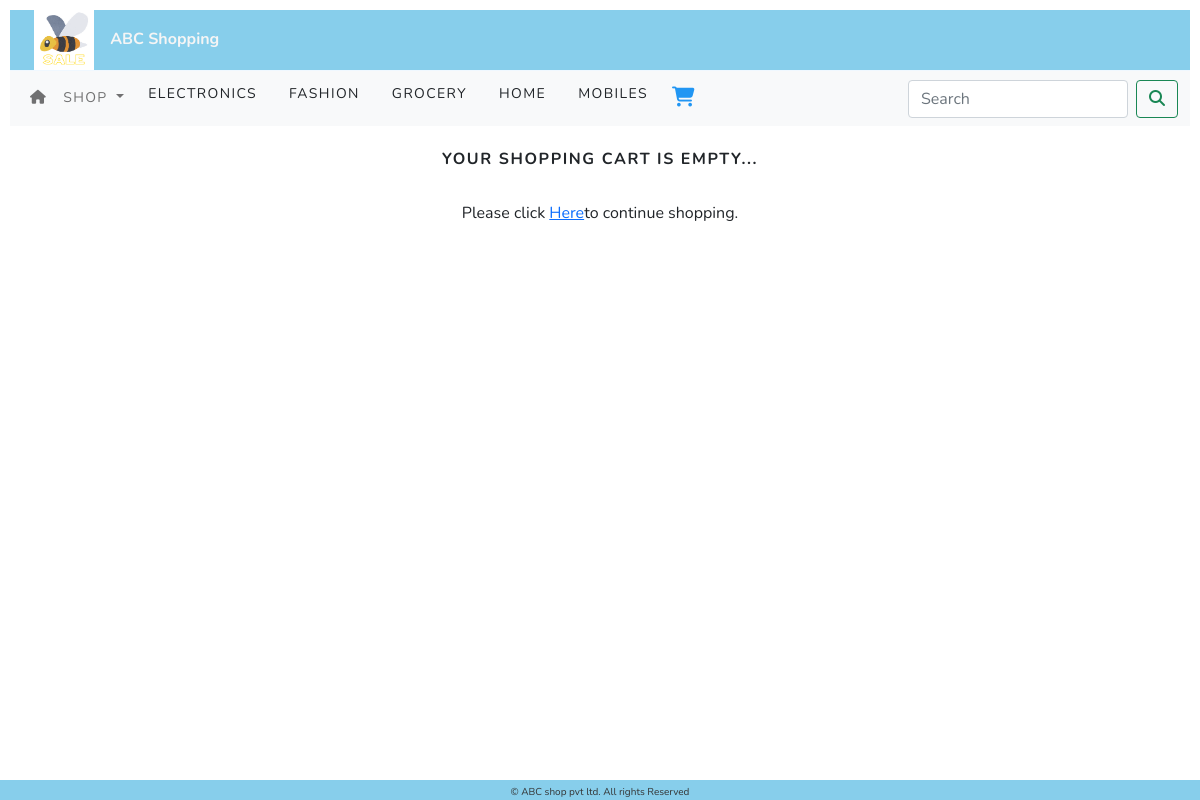
Page /cart/ on the committed database.
### shop_app/models.py (models this page shows, shortened)
class Category(models.Model):
    objects = None
    name = models.CharField(max_length=250, unique=True)
    slug = models.SlugField(max_length=250, unique=True)
    description = models.TextField(blank=True)
    image = models.ImageField(upload_to='category', blank=True)
    class Meta:
        ordering = ('name', )
        verbose_name = 'category'
        verbose_name_plural = 'categories'
    def get_url(self):
        return reverse('shop_app:products_by_category', args=[self.slug])

### cart_app/views.py (the view)
# urls.py: path('', views.cart_detail, name='cart_detail'),
def cart_detail(request, total=0, counter=0, cart_items=None):
    try:
        cart = Cart.objects.get(cart_id=_cart_id(request))
        cart_items = Cart_Items.objects.filter(cart=cart, active=True)
        for cart_item in cart_items:
            total += (cart_item.product.price * cart_item.quantity)
            counter += cart_item.quantity
    except ObjectDoesNotExist:
        pass
    return render(request, 'cart.html', dict(cart_items=cart_items, total=total, counter=counter))

### cart_app/context_processors.py (called while the page is built)
def counter(request):
    item_count = 0
    if 'admin' in request.path:
        return {}
    else:
        try:
            cart = Cart.objects.filter(cart_id=_cart_id(request))
            cart_items = Cart_Items.objects.all().filter(cart=cart[:1])
            for cart_item in cart_items:
                item_count += cart_item.quantity
        except Cart.DoesNotExist:
            item_count = 0
    return dict(item_count=item_count)

### cart_app/views.py (called while the page is built)
def _cart_id(request):
    cart = request.session.session_key
    if not cart:
        cart = request.session.create()
    return cart

### shop_app/context_processors.py (called while the page is built)
def menu_links(request):
    links = Category.objects.all()
    return dict(links=links)

### templates/cart.html (shortened to what this page needs)
{% extends 'base.html' %}
{% load static %}
{% block content %}
{% if not cart_items %}
<div>
  <div class="text-center">
    <br>
    <h1 class="text-center" style="font-size: 16px;text-transform: uppercase;letter-spacing: 0.1em;font-weight: bolder;">Your shopping Cart is Empty...</h1>
    <br>
    <p class="text-center">Please click <a href="{% url 'shop_app:allProductCat' %}">Here</a>to continue shopping.</p>
  </div>
</div>
{% endif %}
{% endblock %}

### templates/navbar.html (shortened to what this page needs)
<nav class="navbar navbar-expand-lg navbar-light bg-light">
  <div class="container-fluid">
    <div class="collapse navbar-collapse" id="navbarSupportedContent">
      <ul class="navbar-nav me-auto mb-2 mb-lg-0">
        <li class="nav-item">
          <a class="nav-link" href="{% url 'shop_app:allProductCat' %}"><i class="fa fa-home"></i></a>
        </li>
        <li class="nav-item dropdown {% if 'shop_app' in request.path %} active {% endif %}">
          <a class="nav-link dropdown-toggle" id="navbarDropdown" role="button" data-bs-toggle="dropdown">
            Shop
          </a>
        </li>
        {% for cat in links %}
          <li><a class="dropdown-item" href="{{cat.get_url}}">{{cat.name}}</a></li>
        {% endfor %}
        <li class="nav-item">
          <a class="nav-link" href="{% url 'cart_app:cart_detail' %}"><i class="fa fa-shopping-cart" style="font-size:20px;color:#2196F3"></i>{% if item_count > 0 %}({{item_count}}){% endif %}</a>
        </li>
      </ul>
      <form class="d-flex" action="{% url 'search_app:SearchResult' %}" method="get">
        <input class="form-control me-2" type="search" placeholder="Search" name="q" autocomplete="off" aria-label="Search">
        <button class="btn btn-outline-success" type="submit"><i class="fa fa-search"></i></button>
      </form>
    </div>
  </div>
</nav>

### static/css/custom.css (style rules this page uses)
* { margin: 0; padding: 0; box-sizing: border-box; }
body { font-family: 'Nunito', sans-serif; min-height: 100vh; padding: 10px; }
.nav-item { letter-spacing: 0.1em; font-size: 14px; text-transform: uppercase; }
.dropdown-item { letter-spacing: 0.1em; font-size: 14px; text-transform: uppercase; }

### rows in the picture
Category: name "ELECTRONICS"
Category: name "FASHION"
Category: name "GROCERY"
Category: name "HOME"
Category: name "MOBILES"
